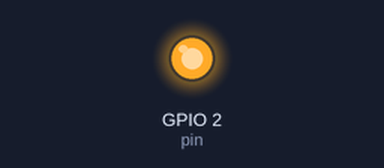
The program below on a simulated ESP32. Shown: output pins drawn as LEDs (lit = HIGH). WiFi joins after 1.5 s; servers stay silent unless stated; what the program prints to the serial monitor is not drawn.

Above: at 0.0 s.
At 1.6 s:
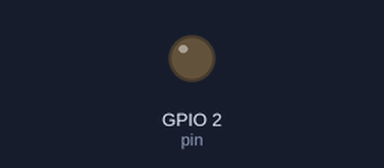
Timing chart, 0 to 3.1 s (numbered marks = the images above):
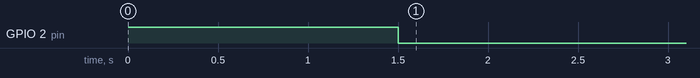

Measured:
- by itself, GPIO 2 (pin): HIGH → LOW at 1.5 s

The program:

main.cpp
```cpp
#include <Arduino.h>

#define BLYNK_TEMPLATE_ID "TMPLpBdYLvHV"
#define BLYNK_DEVICE_NAME "NCKH BASIC 1"
#define BLYNK_AUTH_TOKEN "dPQne8M3jZdkfnskX2lSF8UMFIq9bIpB"

char auth[] = BLYNK_AUTH_TOKEN;

#define FIREBASE_HOST "https://tt-iot-utc-default-rtdb.firebaseio.com/"
#define FIREBASE_AUTH "I8dY6yv4GrCOAASGRfkmOy1nlM4BOrxCT5jCHXWM"

#include <WiFi.h>
#include <WiFiClient.h>

#include <BlynkSimpleEsp32.h>
#include <SharpGP2Y10.h>
#include <FirebaseESP32.h>

FirebaseData fbdata;

const char ssid[] = "Viettel Teleco";
const char password[] = "dat123456789";

typedef enum
{
  turn_off = 0,
  turn_on = 1
} State_Led;

State_Led state_led;

typedef struct
{
  int pin;
  unsigned int value_set, value_basic, value_use;
  int safe_state;
} Sensor;

typedef struct
{
  int pin;
  int state_current;
} Led_Hardware;

typedef struct
{
  Sensor Co, Gas, Sound, Dust;
  Led_Hardware connectWifi, messenger_safe, messenger_danger;
} Hardwares;

Hardwares hardware;

// typedef struct
// {
//   WidgetLED safe, danger;
// } Led_App;

// #define CO_Pin 36
// #define CO_Value_Set 100
// unsigned int CO_Value_Basic = 0;
// unsigned int CO_Value_Use = 0;

// #define GAS_Pin 39
// #define GAS_Value_Set 700
// unsigned int GAS_Value_Basic = 0;
// unsigned int GAS_Value_Use = 0;

// #define SOUND_Pin 32
// #define SOUND_Value_Set 3800
// unsigned int SOUND_Value_Basic = 0;
// unsigned int SOUND_Value_Use = 0;

// #define DUST_Pin 34     // pin Vo
// #define DUST_Led_Pin 35 // pin led+
// #define DUST_Value_Set 1100
// unsigned int DUST_Value_Basic = 0;
// unsigned int DUST_Value_Use = 0;

// bool CO_Safe;
// bool Gas_Safe;
// bool Sound_Safe;
// bool Dust_Safe;

// unsigned int maxAnalog = 4096;
// unsigned int minAnalog = 0;

// // Led on board
// #define ledSafeBoard 22   // pin 12 + of Led
// #define ledDangerBoard 23 // pin 13 + of Led

// Led on app blynk
// WidgetLED COAppLedSafe(V2);
// WidgetLED COAppLedDanger(V3);

// WidgetLED SOUNDAppLedSafe(V12);
// WidgetLED SOUNDAppLedDanger(V13);

// WidgetLED DUSTAppLedSafe(V22);
// WidgetLED DUSTAppLedDanger(V23);

// WidgetLED GASAppLedSafe(V42);
// WidgetLED GASAppLedDanger(V43);

// WidgetLCD LCDs(V100);

// unsigned int lastTime;
// unsigned int outTime = 1000; // 1000ms

// void initPin();

// void checkSafe();
// void controllDisplay();
// void controllLedBoard();
// void controllLedApp();
// void writeLcdBa();
// void writeLcdAd();

// void readCo();
// void readDust();
// void readSound();

// void runBlynks();
// void readSenser();

// SharpGP2Y10 dustSensor(DUST_Pin, DUST_Led_Pin);

void initWifi(Hardwares hardware);
void initHardware(Hardwares *hardware);
void blink_connect_wifi(Hardwares *hardware, char *blink_mode);
void blink_fast(int pin);
void blink_low(int pin);

void setup()
{
  Serial.begin(115200);

  // Blynk.begin(auth, ssid, pass);
  // Serial.println("Connect wifi " + String(ssid) + " success.");

  // initPin();

  // Firebase.begin(FIREBASE_HOST, FIREBASE_AUTH);

  // lastTime = millis();
  initHardware(&hardware);
  initWifi(hardware);

}

void loop()
{
  if(WiFi.status() == WL_CONNECTED)
  {
    blink_connect_wifi(&hardware, "slow");
  }
  // runBlynks();

  // readSenser();

  // controllDisplay();

  // Firebase.setInt(fbdata, "Node1/co", CO_Value_Use);
  // Firebase.setInt(fbdata, "Node1/dust", DUST_Value_Use);
  // Firebase.setInt(fbdata, "Node1/sound", SOUND_Value_Use);
  // Firebase.setInt(fbdata, "Node1/gas", GAS_Value_Use);
  // if(WiFi.status() == WL_CONNECTED);
  // blink_low(connectWifi.pin);

  // digitalWrite(hardware.connectWifi.pin, HIGH);
  // delay(1000);
  // digitalWrite(hardware.connectWifi.pin, LOW);
  // delay(1000);
}

//=========================connect wifi===================================
void blink_fast(int pin)
{
  static unsigned int time_wait, flag = 1;
  if (millis() - time_wait >= 1000)
  {
    flag = ~flag;
    time_wait = millis();
  }

  if (flag)
    digitalWrite(pin, HIGH);
  else
    digitalWrite(pin, LOW);
}

void blink_low(int pin)
{
  static unsigned int time_wait, flag = 0;
  if (millis() - time_wait >= 5000)
  {
    flag = ~flag;
    time_wait = millis();
  }

  if (flag == 1)
    digitalWrite(pin, HIGH);
  else
    digitalWrite(pin, LOW);
}
void blink_connect_wifi(Hardwares *hardware, char *blink_mode)
{
  /*
    Have two mode:
      != 0 - slow : Blink slow mode
      == 0 - fast : Blink fast mode
  */
  int value = strcmp("fast", blink_mode);
  static unsigned long time_wait = 0;
  if (value == 0)
    blink_fast(hardware->connectWifi.pin);
  else
    blink_low(hardware->connectWifi.pin);
}

void initWifi(Hardwares hardware)
{
  static unsigned long times;

  Serial.print("Connecting to: " + String(ssid));
  WiFi.begin(ssid, password);

  while (WiFi.status() != WL_CONNECTED)
  {
    if (millis() - times >= 500)
    {
      Serial.print(".");
      times = millis();
    }
    blink_connect_wifi(&hardware, "fast");
  }
  // Print local IP address and start web server
  Serial.println("\nWiFi connected successful.\nIP address: ");
  Serial.println(WiFi.localIP());
}

void initHardware(Hardwares *hardware)
{
  // led connect wifi
  hardware->connectWifi.pin = 2;
  hardware->connectWifi.state_current = turn_off;

  pinMode(hardware->connectWifi.pin, OUTPUT);
  digitalWrite(hardware->connectWifi.pin, turn_on);
}

// void readSenser()
// {
//   if (millis() - lastTime >= outTime)
//   {
//     readCo();
//     readDust();
//     readSound();

//     lastTime = millis();
//   }
// }

// void runBlynks()
// {
//   Blynk.run();

//   // Transmit data from esp32 to Blynk App
//   Blynk.virtualWrite(V1, CO_Value_Use);
//   Blynk.virtualWrite(V11, SOUND_Value_Use);
//   Blynk.virtualWrite(V21, DUST_Value_Use);
// }

// void controllDisplay()
// {
//   checkSafe();

//   controllLedBoard();
//   controllLedApp();
//   writeLcdAd();
// }

// void checkSafe()
// {
//   if (CO_Value_Use <= CO_Value_Set)
//     CO_Safe = 1;
//   else
//     CO_Safe = 0;

//   if (DUST_Value_Use <= DUST_Value_Set)
//     Dust_Safe = 1;
//   else
//     Dust_Safe = 0;

//   if (SOUND_Value_Use <= SOUND_Value_Set)
//     Sound_Safe = 1;
//   else
//     Sound_Safe = 0;

//   if (GAS_Value_Use <= GAS_Value_Set)
//     Gas_Safe = 1;
//   else
//     Gas_Safe = 0;

// }

// void controllLedBoard()
// {
//   if (CO_Safe && Dust_Safe && Sound_Safe && Gas_Safe)
//   {
//     digitalWrite(ledSafeBoard, HIGH);
//     digitalWrite(ledDangerBoard, LOW);
//   }
//   else
//   {
//     digitalWrite(ledSafeBoard, LOW);
//     digitalWrite(ledDangerBoard, HIGH);
//   }
// }

// void controllLedApp()
// {
//   if (CO_Safe)
//   {
//     COAppLedSafe.on();
//     COAppLedDanger.off();
//   }
//   else
//   {
//     COAppLedSafe.off();
//     COAppLedDanger.on();
//   }

//   if (Sound_Safe)
//   {
//     SOUNDAppLedSafe.on();
//     SOUNDAppLedDanger.off();
//   }
//   else
//   {
//     SOUNDAppLedSafe.off();
//     SOUNDAppLedDanger.on();
//   }

//   if (Dust_Safe)
//   {
//     DUSTAppLedSafe.on();
//     DUSTAppLedDanger.off();
//   }
//   else
//   {
//     DUSTAppLedSafe.off();
//     DUSTAppLedDanger.on();
//   }

//   if (Gas_Safe)
//   {
//     GASAppLedSafe.on();
//     GASAppLedDanger.off();
//   }
//   else
//   {
//     GASAppLedSafe.off();
//     GASAppLedDanger.on();
//   }

// }

// // No support for web blynk
// void writeLcdBa()
// {
//   /*
//   Ba - Basic
//   transmit data up lcd in app blynk
//   lcd on app must setup basic mode
//   */

//   Blynk.virtualWrite(V100, "CO_CValue Res: " + String(CO_Value_Use));
// }

// void writeLcdAd()
// {
//   /*
//   Ad - Advanced
//   lcd on app must setup advanced mode
//   */

//   static int counter;

//   LCDs.print(0, 0, "environment:");

//   if (CO_Safe && Dust_Safe && Sound_Safe && Gas_Safe)
//   {
//     LCDs.print(5, 1, "safe");
//     counter++;
//   }
//   else
//   {
//     LCDs.print(5, 1, "danger");
//   }

//   if (counter % 4 == 0)
//   {
//     LCDs.clear();
//   }
// }

// void initPin()
// {
//   // Input
//   pinMode(CO_Pin, INPUT);
//   pinMode(DUST_Pin, INPUT);
//   pinMode(SOUND_Pin, INPUT);
//   pinMode(GAS_Pin, INPUT);

//   // Output
//   pinMode(ledSafeBoard, OUTPUT);
//   pinMode(ledDangerBoard, OUTPUT);
//   digitalWrite(ledSafeBoard, LOW);
//   digitalWrite(ledDangerBoard, LOW);
// }

// void readCo()
// {
//   unsigned int lowerLimit = 20;
//   unsigned int upperLimit = 900;

//   CO_Value_Basic = analogRead(CO_Pin);
//   CO_Value_Use = map(CO_Value_Basic, minAnalog, maxAnalog, lowerLimit, upperLimit);

//   Serial.println("\n\nCO Gas value basic: " + String(CO_Value_Basic) + "  CO Gas value use: " + String(CO_Value_Use));
// }

// void readGas()
// {
//   unsigned int lowerLimit = 200;
//   unsigned int upperLimit = 2000;

//   GAS_Value_Basic = analogRead(CO_Pin);

//   GAS_Value_Use = map(CO_Value_Basic, minAnalog, maxAnalog, lowerLimit, upperLimit);

//   Serial.println("\n\nCO Gas value basic: " + String(CO_Value_Basic) + "  CO Gas value use: " + String(CO_Value_Use));
// }

// void readSound()
// {
//   unsigned int lowerLimit = 3000;
//   unsigned int upperLimit = 4000;

//   SOUND_Value_Basic = analogRead(SOUND_Pin);
//   SOUND_Value_Use = map(SOUND_Value_Basic, minAnalog, maxAnalog, lowerLimit, upperLimit);

//   Serial.println("Sound value basic: " + String(SOUND_Value_Basic) + "  Dust value use: " + String(SOUND_Value_Use));
// }

// void readDust()
// {
//   unsigned int lowerLimit = 1000;
//   unsigned int upperLimit = 3000;

//   DUST_Value_Basic = dustSensor.getDustDensity();
//   DUST_Value_Use = map(DUST_Value_Basic, minAnalog, maxAnalog, lowerLimit, upperLimit);

//   Serial.println("Dust value basic: " + String(DUST_Value_Basic) + "  Dust value use: " + String(DUST_Value_Use));
// }
```
